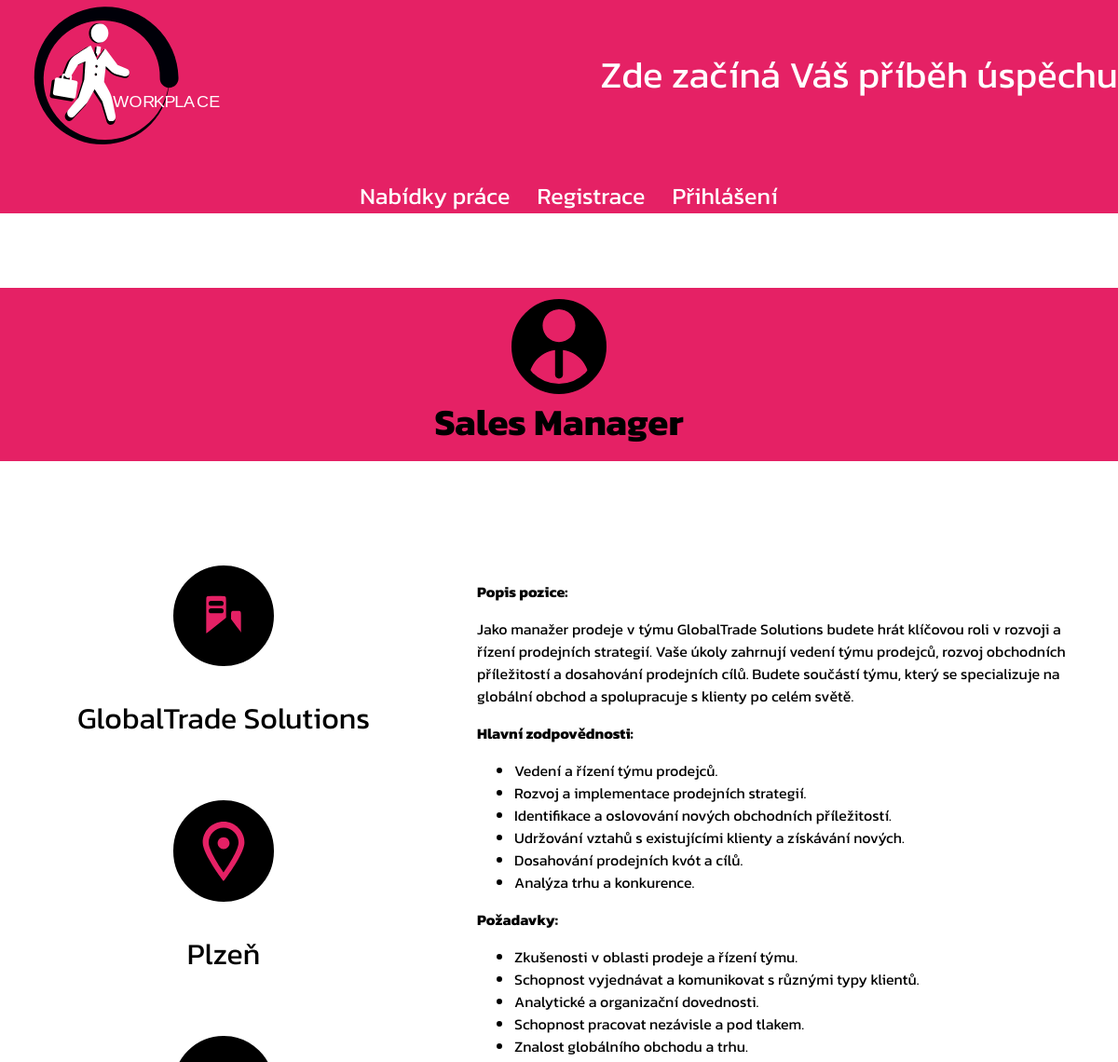
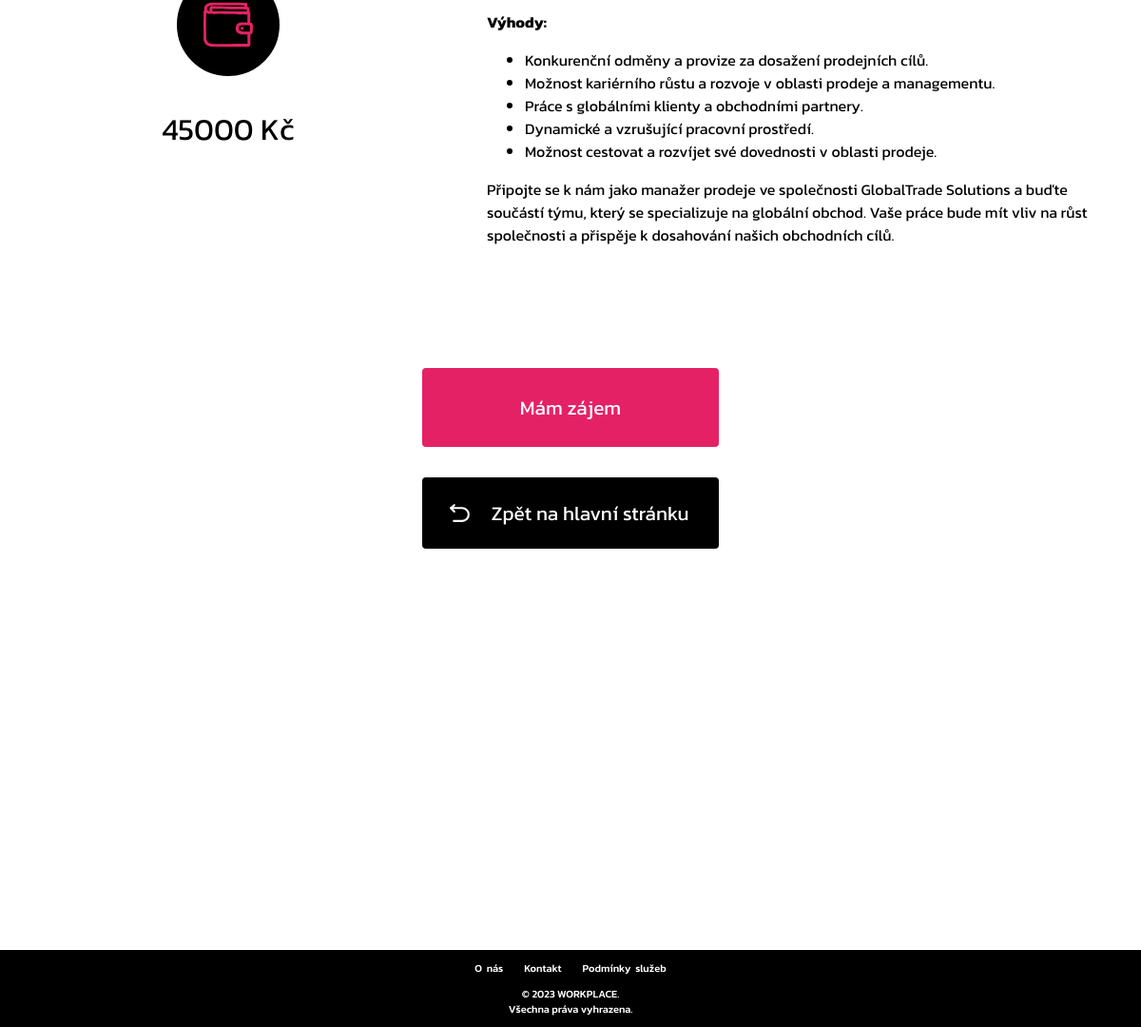
The page /detail-pozice/sales-manager/ on the database its author committed (2 pictures, top to bottom).
### workplace_web/models.py (models this page shows, shortened)
class SlugNazevModel(models.Model):
    nazev = models.CharField(max_length=100)
    slug = models.SlugField(max_length=100, blank=True)
    class Meta:
        abstract = True
    def __str__(self):
        return self.nazev

class PracovniPozice(SlugNazevModel):
    mzda = models.CharField(max_length=200, blank=True, null=True)
    popis = RichTextField()
    firma = models.ForeignKey(Firma, on_delete=models.PROTECT, blank=True, null=True)
    datum_tvorby = models.DateTimeField(auto_now_add=True)
    misto_prace = models.CharField(max_length=100, blank=True, null=True)

class Firma(SlugNazevModel):
    popis = models.TextField(blank=True, null=True)
    email = models.CharField(max_length=200, blank=True, null=True)
    phone_number = models.CharField(max_length=200, blank=True, null=True)

### workplace_web/views.py (the view)
# urls.py: path('detail-pozice/<slug>/', views.detail_pozice, name='detail_pozice'),
def detail_pozice(request, slug):
    pozice =  get_object_or_404(PracovniPozice, slug=slug)
    return render(request, 'detail_pozice.html', {'pozice': pozice})

### workplace_web/templates/detail_pozice.html (shortened to what this page needs)
{% extends "layout.html" %}
{% load static %}
{% block detail_pozice %}
<h1 class="detail_pozice_title"> <img id="employee_svg" src="{% static 'svg/employee.svg' %}" alt=""> {{ pozice.nazev }} </h1>
<div class="detail_pozice_main">
    <div class="detail_content">
        <div class="left_side_detail_pozice_content">
            <div class="firma">
                <img id="building_svg" src="{% static 'svg/building.svg' %}" alt="">
                <p> {{ pozice.firma }}</p>
            </div>
            <div class="misto_prace">
                <img id="pin_svg" src="{% static 'svg/pin.svg' %}" alt="">
                <p>  {{pozice.misto_prace}} </p>
            </div>
            <div class="mzda">
                <img id="pay_svg" src="{% static 'svg/pay.svg' %}" alt="">
                <p> {{ pozice.mzda }}</p>
            </div>
        </div>
        <div class="right_side_detail_pozice_content">
            <div class="popis_pozice">
                <p id="popis_pozice"> {{ pozice.popis|safe }} </p>
            </div>
        </div>
    </div>
</div>
<div class="detail_pozice_btns_container">
    <div class="buttom_mam_zajem">
        <button id="myBtn" class="zajem_button">Mám zájem</button>
    </div>
    <div class="zpet_button_container">
        <button class="zpet_button"> <img id="return_svg" src="{% static 'svg/return.svg' %}" alt=""><a href="{% url 'homepage' %}">Zpět na hlavní stránku</a></button>
    </div>
</div>
<div class="space" style= 'min-height: 50%;'></div>
{% endblock  %}

### workplace_web/static/css/index.css (style rules this page uses)
:root { --nav-font: 'Kanit', sans-serif; }
.space { margin-top: 0; }

### workplace_web/static/css/detail_pozice.css (style rules this page uses)
:root { --nav-font: 'Kanit', sans-serif; }
.detail_pozice_title { font-family: var(--nav-font); text-align: center; background-color: #e52165; font-size: 2.5em; color: white; margin: 2em 0em 2em 0em; padding: .3em 0em .3em 0em; display: flex; flex-direction: column; align-items: center; justify-content: center; color: black; }
#employee_svg { width: 2em; height: 2em; border: 3px solid black; padding: .2em; border-radius: 50%; background-color: black; }
.detail_pozice_main { margin: 0em 0em 5em 0em; justify-content: center; height: auto; display: flex; align-items: center; }
.detail_content { display: flex; justify-content: center; text-align: center; font-family: var(--nav-font); width: 100%; }
.left_side_detail_pozice_content { width: 40%; }
.right_side_detail_pozice_content { width: 60%; }
.left_side_detail_pozice_content p { width: 100%; text-align: center; font-size: 2em; }
.popis_pozice p { text-align: left; font-size: 1em; }
.firma, .misto_prace, .mzda { display: flex; flex-direction: column; align-items: center; width: 100%; margin-top: 2em; }
#building_svg, #pin_svg ,#pay_svg { border: 3px solid black; padding: 1.2em; border-radius: 50%; background-color: black; width: 4em; height: 4em; }
.popis_pozice { padding: 2em; text-align: justify; }
#return_svg { margin-left: 1em; height: 1.2em; width: 1.2em; }
.buttom_mam_zajem { width: 100%; display: flex; justify-content: space-around; }
.zajem_button { cursor: pointer; display: inline-block; padding: 0px 20px; font-size: 1.3em; background-color: #e52165; color: #fff; text-align: center; text-decoration: none; border: none; width: 20em; border-radius: 4px; padding: 1em 1em 1em 1em; }
.zpet_button_container { display: flex; justify-content: center; }
.zpet_button { display: flex; align-items: center; font-size: 1.3em; background-color: black; color: #fff; text-align: center; text-decoration: none; border: none; width: 15em; border-radius: 4px; transition: transform 0.3s ease; }
.zpet_button a { text-decoration: none; font-family: var(--nav-font); color: white; padding: 1em 1em 1em 1em; }
.detail_pozice_btns_container { display: flex; flex-direction: column; gap: 2em; width: 100%; }

### workplace_web/static/css/navbar.css (style rules this page uses)
:root { --nav-font: 'Kanit', sans-serif; }

### workplace_web/static/css/footer.css (style rules this page uses)
:root { --nav-font: 'Kanit', sans-serif; }

### workplace_web/static/css/vytvorit_pracovni_pozici.css (style rules this page uses)
:root { --nav-font: 'Kanit', sans-serif; }
#return_svg { margin-left: 1em; height: 1.2em; width: 1.2em; }

### workplace_web/static/css/succeses_page_form.css (style rules this page uses)
:root { --nav-font: 'Kanit', sans-serif; }

### workplace_web/static/css/register.css (style rules this page uses)
:root { --nav-font: 'Kanit', sans-serif; }

### workplace_web/static/css/login.css (style rules this page uses)
:root { --nav-font: 'Kanit', sans-serif; }

### workplace_web/templates/layout.html (style rules this page uses)
body,html { margin: 0; height: 100%; }

### workplace_web/templates/detail_pozice.html (style rules this page uses)
:root { --nav-font: 'Kanit', sans-serif; }
#myBtn { align-items: center; font-size: 1.3em; font-family: var(--nav-font); background-color: #e52165; color: #fff; text-align: center; text-decoration: none; border: none; width: 15em; height: 4em; border-radius: 4px; transition: background-color 0.3s ease, transform 0.3s ease; }

### rows shown on the page
PracovniPozice: nazev "Sales Manager", firma "GlobalTrade Solutions", misto_prace "Plzeň", mzda "45000 Kč", popis "Popis pozice: Jako manažer prodeje v týmu GlobalTrade Solutions budete hrát klíčovou roli v rozvoji a řízení prodejních strategií. Vaše úkoly zahrnují vedení týmu prodejců, rozvoj obchodních příležitostí a dosahování prodejních cílů. Budete součástí týmu, který se specializuje na globální obchod a spolupracuje s klienty po celém světě. Hlavní zodpovědnosti: Vedení a řízení týmu prodejců. Rozvoj a implementace prodejních strategií. Identifikace a oslovování nových obchodních příležitostí. Udržování vztahů s existujícími klienty a získávání nových. Dosahování prodejních kvót a cílů. Analýza trhu a konkurence. Požadavky: Zkušenosti v oblasti prodeje a řízení týmu. Schopnost vyjednávat a…"
